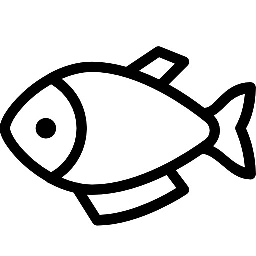
#> input picture image2025/img/fish.jpg, 256 x 256 px
$ python 13transform2.py
#> lines starting #> are read from the running program, lines starting #| are printed output that depends on the picture
# matrx에 의한 이미지의 변환 두번째 시간

import cv2
import numpy as np
img = cv2.imread('./img/fish.jpg')
#> img is the input picture: shape (256, 256, 3); min 0, max 255, mean 211.5
rows, cols, _ = img.shape
#> rows = 256; cols = 256

mtrx_flipx = np.float32([[-1,0, cols],
                   [0, 1, 0]])
#> mtrx_flipx = [[-1, 0, 256], [0, 1, 0]]

mtrx_flipy = np.float32([[1,0, rows],
                   [0, -1, rows]])
#> mtrx_flipy = [[1, 0, 256], [0, -1, 256]]

mtrx_flipxy = np.float32([[-1,0, cols],
                   [0, -1, rows]])
#> mtrx_flipxy = [[-1, 0, 256], [0, -1, 256]]

img1 = cv2.warpAffine(img, mtrx_flipx, (rows, cols))
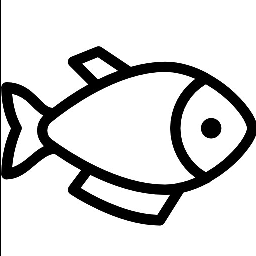
#> img1: shape (256, 256, 3); min 0, max 255, mean 210.5
img2 = cv2.warpAffine(img, mtrx_flipy, (rows, cols))
#> img2: shape (256, 256, 3); every value is 0
img3 = cv2.warpAffine(img, mtrx_flipxy, (rows, cols))
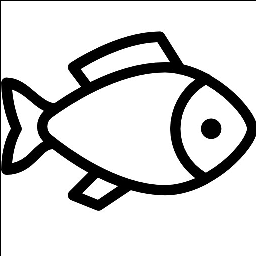
#> img3: shape (256, 256, 3); min 0, max 255, mean 209.5

cv2.imshow('img1', img1)
cv2.imshow('img2', img2)
cv2.imshow('img3', img3)
cv2.waitKey()
cv2.destroyAllWindows()

# 좌우반전을 파이썬 프로그램으로
# for문 사용
img_flipx = np.zeros_like(img)
for x in range(cols):
    for y in range(rows):
        img_flipx[y,x]=img[y, cols-x-1]
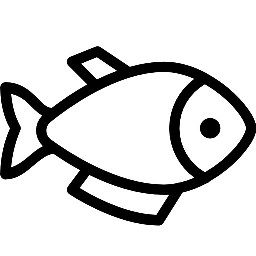
#> img_flipx: shape (256, 256, 3); min 0, max 255, mean 211.5

# 배열연산 사용
arr_flipx = np.zeros_like(img)
for x in range(cols):
    arr_flipx[:, x] = img[:, cols-x-1]

cv2.imshow('flip', img_flipx)
cv2.imshow('arr flip', arr_flipx)
cv2.imshow('org', img)
cv2.waitKey()
cv2.destroyAllWindows()

$ run again, with image2025/img/4star.jpg copied over image2025/img/fish.jpg
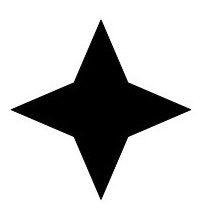
#> input picture image2025/img/4star.jpg, 210 x 211 px
#> img is the input picture: shape (211, 210, 3); min 0, max 255, mean 197.9
#> `img1 = cv2.warpAffine(img, mtrx_flipx, (rows, cols))`:
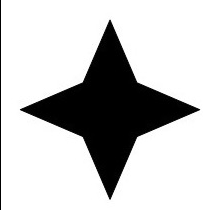
#> img1: shape (210, 211, 3); min 0, max 255, mean 196.7
#> img2: shape (210, 211, 3); every value is 0
#> `img3 = cv2.warpAffine(img, mtrx_flipxy, (rows, cols))`:
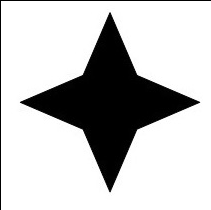
#> img3: shape (210, 211, 3); min 0, max 255, mean 195.5

$ run again, with image2025/img/5shapes.jpg copied over image2025/img/fish.jpg
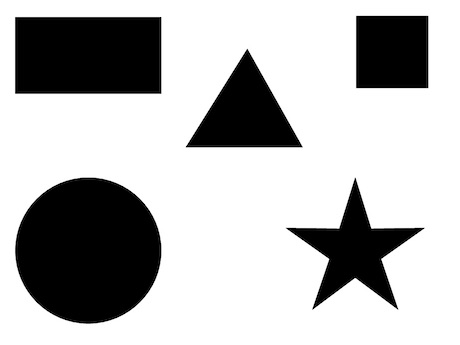
#> input picture image2025/img/5shapes.jpg, 460 x 345 px
#> img is the input picture: shape (345, 460, 3); min 0, max 255, mean 183.4
#> img2: shape (460, 345, 3); every value is 0
#> `img3 = cv2.warpAffine(img, mtrx_flipxy, (rows, cols))`:
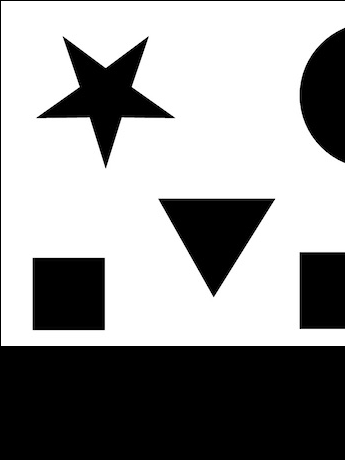
#> img3: shape (460, 345, 3); min 0, max 255, mean 151.2
#> after the loop `for x in range(cols):`:
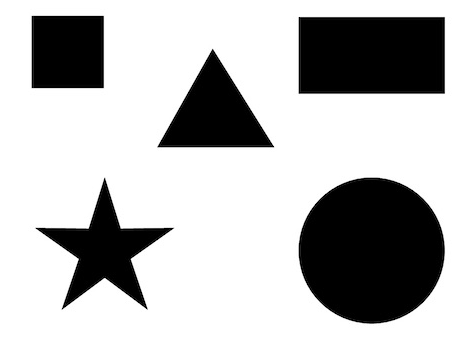
#> img_flipx: shape (345, 460, 3); min 0, max 255, mean 183.4
